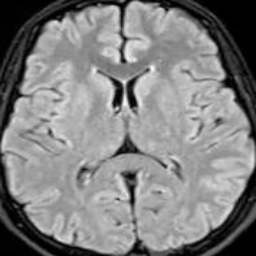
#> input picture dataset/Brain MRI Images/Train/Normal/Normal (101).jpg, 256 x 256 px; its folder holds only this picture in this run
$ python -i app.py   (imports and definitions only)
#> lines starting #> are read from the running program, lines starting #| are printed output that depends on the picture
#> further down, picture is the input picture: shape (256, 256, 3); min 0, max 253, mean 129.1
"""
Brain MRI Tumor Detection using Classical Image Processing
Pipeline: FFT Sharpening -> Skull Stripping -> Hybrid Binarization -> Watershed -> Geometric Filtering
Streamlit Web Application

Metode Terbukti Bagus:
- Skull Stripping (hapus tengkorak)
- Hybrid Binarization: Top-hat (texture) + Brightness threshold
- Watershed Segmentation
- Geometric Properties Filtering: Solidity > 0.6 (bentuk padat = tumor, bukan lipatan otak)
"""

import streamlit as st
import cv2
import numpy as np
import matplotlib.pyplot as plt
import os
import random
from PIL import Image
import pandas as pd
from scipy import ndimage

# ==================== PAGE CONFIG ====================
# [37 lines not run here, left out]

# ==================== FUNCTIONS ====================

def fft_sharpen(image, hpf_radius=20, sharpening_strength=1.0):
    """
    Apply FFT-based sharpening using Gaussian High-Pass Filter (Unsharp Masking)

    Gaussian HPF memberikan smooth transition → mengurangi ringing artifacts & noise
    HPF Radius besar → filter high-freq noise, hasil lebih smooth
    HPF Radius kecil → preserve detail, hasil lebih sharp (tapi mungkin noisy)

    Parameters:
    - image: grayscale input image (uint8)
    - hpf_radius: radius for Gaussian high-pass filter (5-50)
                  - Small (5-15): Sharp, detail tinggi, mungkin noisy
                  - Medium (15-30): Balanced, good for most cases
                  - Large (30-50): Smooth, noise berkurang, less detail
    - sharpening_strength: multiplier for high-pass details (0.3-2.0)
                          - Low (0.3-0.7): Subtle sharpening, minimal noise
                          - Medium (0.8-1.2): Balanced (default: 1.0)
                          - High (1.3-2.0): Aggressive sharpening, may increase noise

    Returns:
    - sharpened image (uint8)
    - fft_magnitude_original: FFT spectrum sebelum filter
    - fft_magnitude_filtered: FFT spectrum setelah HPF
    - hpf_mask: High-Pass Filter mask
    """
#> called with hpf_radius = 20, sharpening_strength = 1
    # Convert to float and normalize
    img_float = image.astype(np.float32) / 255.0

    # Apply FFT
    fft = np.fft.fft2(img_float)
    fft_shifted = np.fft.fftshift(fft)

    # Calculate magnitude spectrum (for visualization)
    magnitude_spectrum_original = np.abs(fft_shifted)
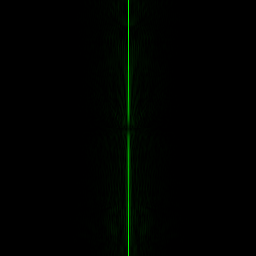
#> magnitude_spectrum_original: shape (256, 256, 3) float64; mean of channels 0, 1, 2 0, 5.4, 0; drawn with min black and max white
    magnitude_spectrum_original_log = np.log1p(magnitude_spectrum_original)
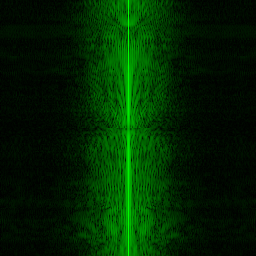
#> magnitude_spectrum_original_log: shape (256, 256, 3) float64; mean of channels 0, 1, 2 0, 0.923, 0; drawn with min black and max white

    # Normalize to 0-255 for display
    fft_magnitude_original = cv2.normalize(magnitude_spectrum_original_log, None, 0, 255, cv2.NORM_MINMAX).astype(np.uint8)

    # Create Gaussian High-Pass Filter dengan smooth transition
#> (the run stopped early here; a loop or call above may not have finished)

$ run again, on dataset/Brain MRI Images/Train/Normal/Normal (104).jpg
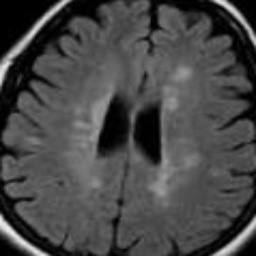
#> input picture dataset/Brain MRI Images/Train/Normal/Normal (104).jpg, 256 x 256 px
#> picture is the input picture: shape (256, 256, 3); min 0, max 237, mean 71.8
#> in fft_sharpen, `magnitude_spectrum_original = np.abs(fft_shifted)`:
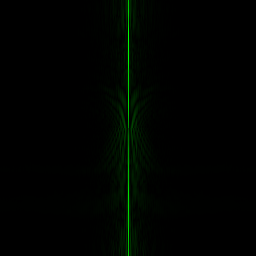
#> magnitude_spectrum_original: shape (256, 256, 3) float64; mean of channels 0, 1, 2 0, 3.6, 0; drawn with min black and max white
#> in fft_sharpen, `magnitude_spectrum_original_log = np.log1p(magnitude_spectrum_original)`:
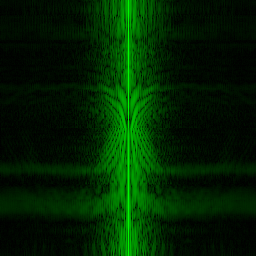
#> magnitude_spectrum_original_log: shape (256, 256, 3) float64; mean of channels 0, 1, 2 0, 0.793, 0; drawn with min black and max white

$ run again, on dataset/Brain MRI Images/Train/Normal/Normal (105).jpg
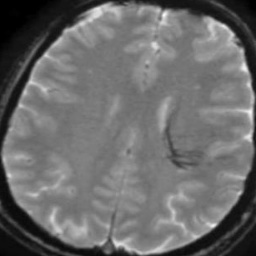
#> input picture dataset/Brain MRI Images/Train/Normal/Normal (105).jpg, 256 x 256 px
#> picture is the input picture: shape (256, 256, 3); min 0, max 246, mean 107.1
#> in fft_sharpen, `magnitude_spectrum_original_log = np.log1p(magnitude_spectrum_original)`:
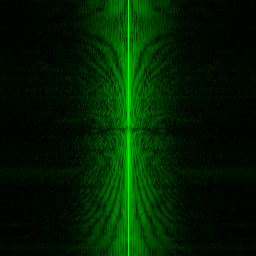
#> magnitude_spectrum_original_log: shape (256, 256, 3) float64; mean of channels 0, 1, 2 0, 0.74, 0; drawn with min black and max white

$ run again, on dataset/Brain MRI Images/Train/Normal/Normal (106).jpg
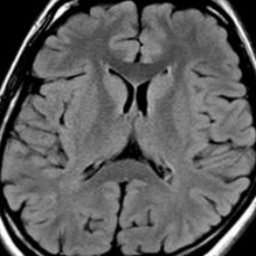
#> input picture dataset/Brain MRI Images/Train/Normal/Normal (106).jpg, 256 x 256 px
#> picture is the input picture: shape (256, 256, 3); min 0, max 255, mean 93.1
#> in fft_sharpen, `magnitude_spectrum_original = np.abs(fft_shifted)`:
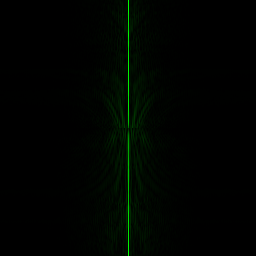
#> magnitude_spectrum_original: shape (256, 256, 3) float64; mean of channels 0, 1, 2 0, 5.3, 0; drawn with min black and max white
#> in fft_sharpen, `magnitude_spectrum_original_log = np.log1p(magnitude_spectrum_original)`:
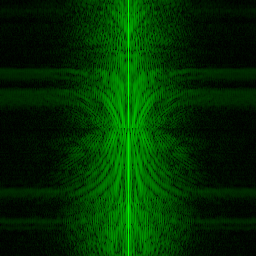
#> magnitude_spectrum_original_log: shape (256, 256, 3) float64; mean of channels 0, 1, 2 0, 1.1, 0; drawn with min black and max white
